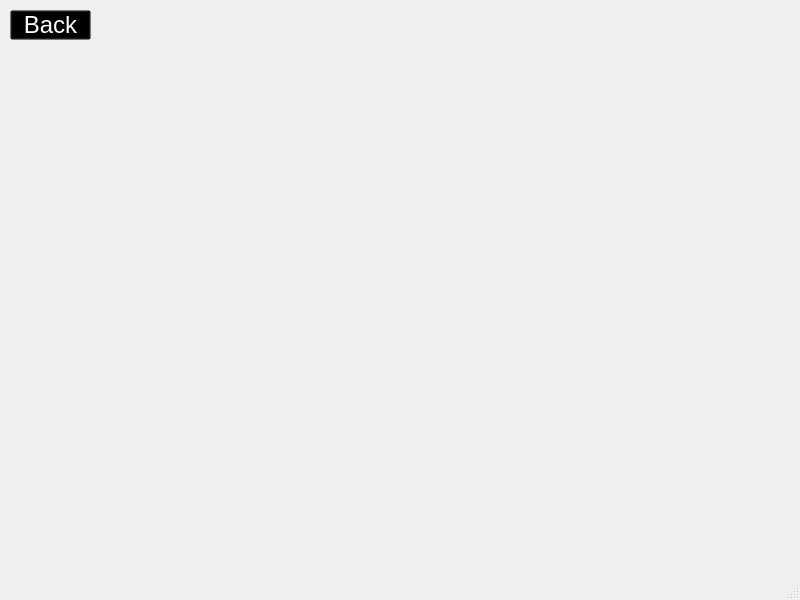
<?xml version="1.0" encoding="UTF-8"?>
<ui version="4.0">
 <class>MainWindow</class>
 <widget class="QMainWindow" name="MainWindow">
  <property name="geometry">
   <rect>
    <x>0</x>
    <y>0</y>
    <width>800</width>
    <height>600</height>
   </rect>
  </property>
  <property name="windowTitle">
   <string>MainWindow</string>
  </property>
  <widget class="QWidget" name="centralwidget">
   <widget class="QPushButton" name="pushButton">
    <property name="geometry">
     <rect>
      <x>10</x>
      <y>10</y>
      <width>81</width>
      <height>30</height>
     </rect>
    </property>
    <property name="font">
     <font>
      <pointsize>18</pointsize>
     </font>
    </property>
    <property name="styleSheet">
     <string notr="true">background: transparent; color: rgb(255, 255, 255)</string>
    </property>
    <property name="text">
     <string>Back</string>
    </property>
   </widget>
  </widget>
  <widget class="QMenuBar" name="menubar">
   <property name="geometry">
    <rect>
     <x>0</x>
     <y>0</y>
     <width>800</width>
     <height>26</height>
    </rect>
   </property>
  </widget>
  <widget class="QStatusBar" name="statusbar"/>
 </widget>
 <resources/>
 <connections/>
</ui>
